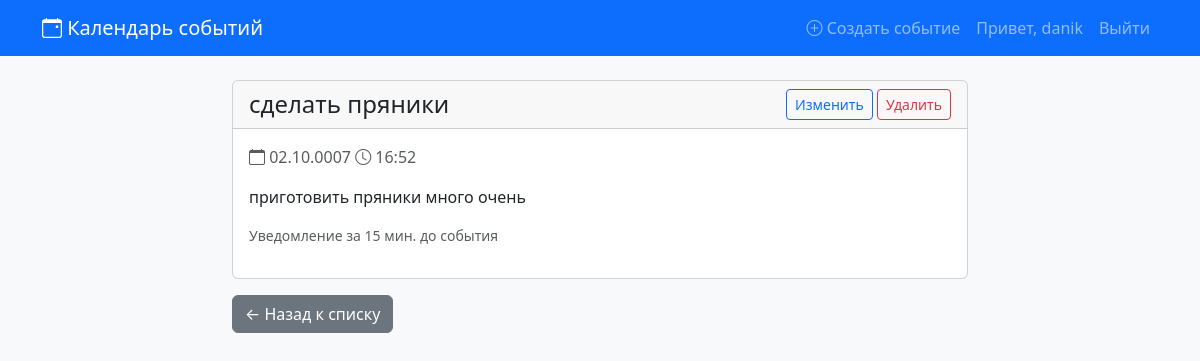
Screenshot of /event/1/ (signed in) with the database file from the repository.
### tasks/models.py (models this page shows, shortened)
class Event(models.Model):
    title = models.CharField('Название', max_length=200)
    description = models.TextField('Описание', blank=True)
    date = models.DateField('Дата')
    time = models.TimeField('Время')
    user = models.ForeignKey(
        User,
        on_delete=models.CASCADE,
        related_name='events',
        verbose_name='Пользователь'
    )
    notify_minutes_before = models.PositiveIntegerField(
        'Уведомить за (минут)',
        default=15,
        help_text='За сколько минут до события показать уведомление'
    )
    created_at = models.DateTimeField('Создано', auto_now_add=True)
    updated_at = models.DateTimeField('Обновлено', auto_now=True)
    class Meta:
        verbose_name = 'Событие'
        verbose_name_plural = 'События'
        ordering = ['date', 'time']
    def get_datetime(self):
        from datetime import datetime
        return timezone.make_aware(
            datetime.combine(self.date, self.time),
            timezone.get_current_timezone()
        )
    def is_upcoming(self, minutes_threshold=None):
        if minutes_threshold is None:
            minutes_threshold = self.notify_minutes_before
        event_datetime = self.get_datetime()
        now = timezone.now()
        threshold_end = event_datetime
        threshold_start = event_datetime - timezone.timedelta(minutes=minutes_threshold)
        return threshold_start <= now <= threshold_end

### tasks/views.py (the view)
# urls.py: path('event/<int:pk>/', views.event_detail, name='event_detail'),
@login_required
def event_detail(request, pk):
    event = get_object_or_404(Event, pk=pk, user=request.user)
    return render(request, 'tasks/event_detail.html', {'event': event})

### tasks/context_processors.py (called while the page is built)
def upcoming_events(request):
    context = {
        'upcoming_events': [],
        'notification_events': [],
    }
    if request.user.is_authenticated:
        context['upcoming_events'] = get_upcoming_events(request.user, minutes_ahead=60)
        context['notification_events'] = get_events_needing_notification(request.user)
    return context

### tasks/services.py (called while the page is built)
def get_upcoming_events(user, minutes_ahead=60):
    now = timezone.now()
    threshold = now + timezone.timedelta(minutes=minutes_ahead)
    events = Event.objects.filter(user=user).order_by('date', 'time')
    upcoming = []
    for event in events:
        event_dt = event.get_datetime()
        if now <= event_dt <= threshold and not event.is_past():
            upcoming.append(event)
    return upcoming

def get_events_needing_notification(user):
    events = Event.objects.filter(user=user).order_by('date', 'time')
    return [e for e in events if e.is_upcoming()]

### tasks/templates/tasks/event_detail.html (shortened to what this page needs)
{% extends 'base.html' %}
{% block content %}
<div class="row justify-content-center">
    <div class="col-md-8">
        <div class="card">
            <div class="card-header d-flex justify-content-between align-items-center">
                <h4 class="mb-0">{{ event.title }}</h4>
                <div>
                    <a href="{% url 'tasks:event_edit' event.pk %}" class="btn btn-sm btn-outline-primary">Изменить</a>
                    <a href="{% url 'tasks:event_delete' event.pk %}" class="btn btn-sm btn-outline-danger">Удалить</a>
                </div>
            </div>
            <div class="card-body">
                <p class="text-muted">
                    <i class="bi bi-calendar"></i> {{ event.date|date:"d.m.Y" }}
                    <i class="bi bi-clock"></i> {{ event.time|time:"H:i" }}
                </p>
                {% if event.description %}
                <p>{{ event.description }}</p>
                {% endif %}
                <p class="small text-muted">
                    Уведомление за {{ event.notify_minutes_before }} мин. до события
                </p>
            </div>
        </div>
        <a href="{% url 'tasks:event_list' %}" class="btn btn-secondary mt-3">← Назад к списку</a>
    </div>
</div>
{% endblock %}

### templates/base.html (shortened to what this page needs)
<!DOCTYPE html>
<html lang="ru">
<head>
    <link href="https://cdn.jsdelivr.net/npm/bootstrap@5.3.2/dist/css/bootstrap.min.css" rel="stylesheet">
    <link href="https://cdn.jsdelivr.net/npm/bootstrap-icons@1.11.1/font/bootstrap-icons.css" rel="stylesheet">
</head>
<body class="bg-light">
    <nav class="navbar navbar-expand-lg navbar-dark bg-primary">
        <div class="container">
            <a class="navbar-brand" href="{% url 'tasks:event_list' %}">
                <i class="bi bi-calendar-event"></i> Календарь событий
            </a>
            <div class="collapse navbar-collapse" id="navbarNav">
                <ul class="navbar-nav ms-auto">
                    {% if user.is_authenticated %}
                        <li class="nav-item">
                            <a class="nav-link" href="{% url 'tasks:event_create' %}">
                                <i class="bi bi-plus-circle"></i> Создать событие
                            </a>
                        </li>
                        <li class="nav-item">
                            <span class="nav-link">Привет, {{ user.username }}</span>
                        </li>
                        <li class="nav-item">
                            <a class="nav-link" href="{% url 'tasks:logout' %}">Выйти</a>
                        </li>
                    {% endif %}
                </ul>
            </div>
        </div>
    </nav>
    <main class="container py-4">
        {% block content %}{% endblock %}
    </main>
</body>
</html>

### rows the page displays
Event: title "сделать пряники", date "02.10.0007", time "16:52", description "приготовить пряники много очень", notify_minutes_before "15"

### other values shown
{{ user.username }} "danik"
